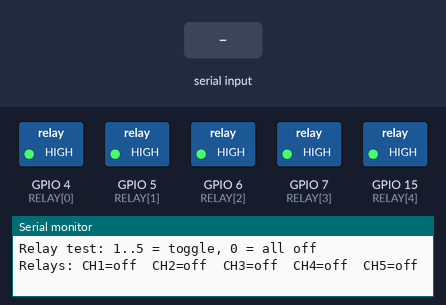
Bench run of a sketch on a simulated ESP32-S3. Shown: switched loads named in the sketch (green lamp = pin HIGH), the last lines printed to the serial monitor. Inputs (shaded band) come from the test bench.

Above: at 2.7 s.
2.8 s: "1" received over Serial
At 3.5 s:
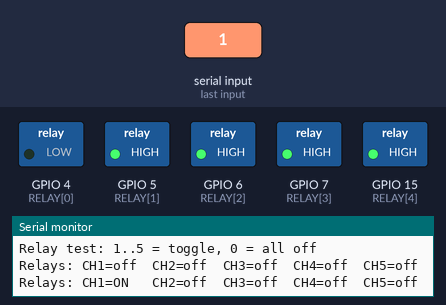
4.3 s: "2" received over Serial
At 4.6 s:
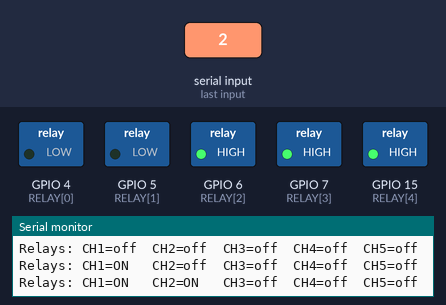
5.8 s: "1" received over Serial
At 7.0 s:
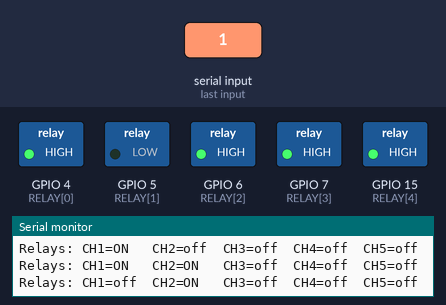
7.3 s: "0" received over Serial
At 8.1 s:
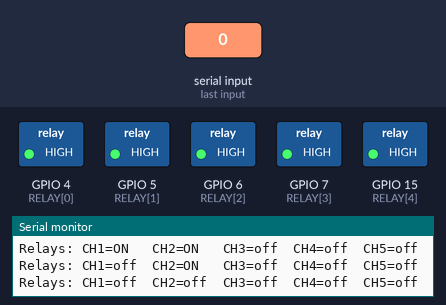
Timing chart, 0 to 9.8 s (numbered marks = the images above; inputs shaded):
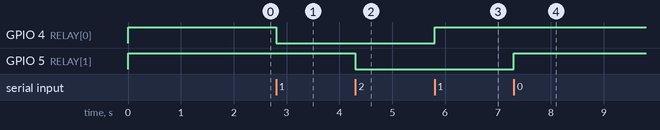

The sketch:

relay_test.ino
```cpp
// Relay board test - 5 channels, active LOW inputs (LOW = relay ON)
// Arduino IDE: ESP32S3 Dev Module, USB CDC On Boot: Enabled, cable in "USB Native"
// Serial Monitor: 1..5 = toggle that relay, 0 = all OFF

const int RELAY[5] = {4, 5, 6, 7, 15};  // IN1..IN5
bool on[5] = {false};

void setRelay(int i, bool st) {
  on[i] = st;
  digitalWrite(RELAY[i], st ? LOW : HIGH);
}

void show() {
  Serial.print("Relays: ");
  for (int i = 0; i < 5; i++) Serial.printf("CH%d=%s  ", i + 1, on[i] ? "ON " : "off");
  Serial.println();
}

void setup() {
  for (int i = 0; i < 5; i++) {
    digitalWrite(RELAY[i], HIGH);  // OFF before the pin becomes an output
    pinMode(RELAY[i], OUTPUT);
  }
  Serial.begin(115200);
  delay(1500);
  Serial.println("\nRelay test: 1..5 = toggle, 0 = all off");
  show();
}

void loop() {
  if (!Serial.available()) return;
  char c = Serial.read();
  if (c >= '1' && c <= '5') {
    int i = c - '1';
    setRelay(i, !on[i]);
    show();
  } else if (c == '0') {
    for (int i = 0; i < 5; i++) setRelay(i, false);
    show();
  }
}
```

Measured:
- after the input at 2.8 s, GPIO 4 (RELAY[0]): HIGH → LOW at once
- after the input at 4.3 s, GPIO 5 (RELAY[1]): HIGH → LOW at once
- after the input at 5.8 s, GPIO 4 (RELAY[0]): LOW → HIGH at once
- after the input at 7.3 s, GPIO 5 (RELAY[1]): LOW → HIGH at once
